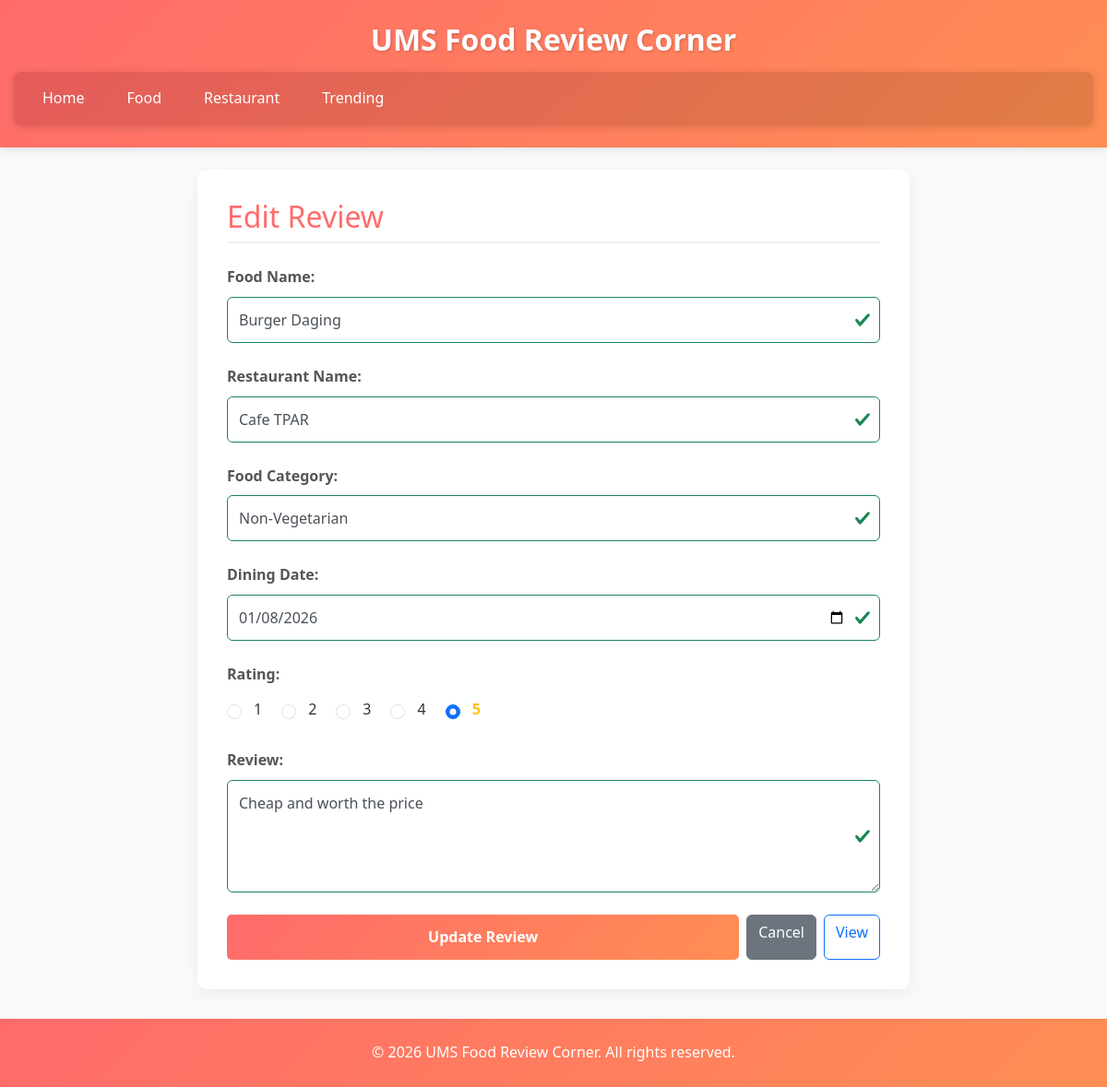
The app's page /code/index.php?action=edit&id=2 with its own data.
### tables this page shows
CREATE TABLE `reviews` (
  `id` int(11) NOT NULL,
  `user_id` int(11) DEFAULT NULL,
  `food_name` varchar(100) DEFAULT NULL,
  `restaurant_name` varchar(100) DEFAULT NULL,
  `food_category` varchar(50) DEFAULT NULL,
  `dining_date` date DEFAULT NULL,
  `rating` int(11) DEFAULT NULL,
  `review_text` text DEFAULT NULL,
  `created_at` timestamp NOT NULL DEFAULT current_timestamp(),
  `updated_at` timestamp NOT NULL DEFAULT current_timestamp() ON UPDATE current_timestamp()
);

### code/controllers/ReviewController.php (called while the page is built, shortened)
<?php
require_once 'models/ReviewModel.php';
class ReviewController {
    private $reviewModel;
    public function __construct() {
        $this->reviewModel = new ReviewModel();
    }
    public function edit() {
        $id = $_GET['id'] ?? 0;
        $review = $this->reviewModel->getReviewById($id);
        require_once 'views/edit_review.php';
    }
}
?>

### code/models/ReviewModel.php (called while the page is built, shortened)
<?php
class ReviewModel {
    private $conn;
    public function __construct() {
        require_once 'config/database.php';
        $db = new Database();
        $this->conn = $db->getConnection();
    }
    public function getReviewById($id) {
        $stmt = $this->conn->prepare("
            SELECT r.*, u.name
            FROM reviews r
            JOIN users u ON r.user_id = u.id
            WHERE r.id = ?
        ");
        $stmt->execute([$id]);
        return $stmt->fetch(PDO::FETCH_ASSOC);
    }
}
?>

### code/config/database.php (called while the page is built, shortened)
<?php
class Database {
    private $host = "localhost";
    private $db_name = "food_review_db";
    private $username = "root";
    private $password = "";
    public function getConnection() {
        $this->conn = null;
        try {
            $this->conn = new PDO(
                "mysql:host=" . $this->host . ";dbname=" . $this->db_name . ";charset=utf8mb4",
                $this->username,
                $this->password
            );
            $this->conn->setAttribute(PDO::ATTR_ERRMODE, PDO::ERRMODE_EXCEPTION);
            $this->conn->setAttribute(PDO::ATTR_DEFAULT_FETCH_MODE, PDO::FETCH_ASSOC);
            $this->conn->setAttribute(PDO::ATTR_EMULATE_PREPARES, false);
        } catch(PDOException $e) {
            $error_message = "Database connection failed";
            if ($_SERVER['SERVER_NAME'] == 'localhost' || $_SERVER['SERVER_NAME'] == '127.0.0.1') {
                $error_message .= ": " . $e->getMessage();
            }
            error_log("Database Error: " . $e->getMessage());
            die("
                <div style='padding: 20px; margin: 20px; border: 2px solid #ff6b6b; border-radius: 10px; background: #fff5f5;'>
                    <h2 style='color: #ff6b6b;'>⚠️ Database Connection Error</h2>
                    <p>Unable to connect to the database. Please check:</p>
                    <ul>
                        <li>Is MySQL running in XAMPP/WAMP?</li>
                        <li>Is the database 'food_review_db' created?</li>
                        <li>Are the credentials correct in config/database.php?</li>
                    </ul>
                    " . ($_SERVER['SERVER_NAME'] == 'localhost' ?
                        "<p><strong>Technical Details:</strong> " . htmlspecialchars($e->getMessage()) . "</p>" :
                        "<p>Please contact the administrator if the problem persists.</p>") . "
                    <p><a href='setup_database.php' style='color: #ff6b6b; font-weight: bold;'>Click here to run database setup</a></p>
                </div>
            ");
        }
        return $this->conn;
    }
}
?>

### code/views/edit_review.php (the view, shortened to what this page needs)
<!DOCTYPE html>
<html lang="en">
<head>
    <link href="https://cdn.jsdelivr.net/npm/bootstrap@5.3.0-alpha1/dist/css/bootstrap.min.css" rel="stylesheet">
    <link rel="stylesheet" href="assets/css/style.css">
</head>
<body>
    <?php include 'header.php'; ?>
    <main class="container my-4">
        <div class="row justify-content-center">
            <div class="col-md-8">
                <div class="review-form">
                    <h2>Edit Review</h2>
                    <form method="POST" action="index.php?action=updateReview">
                        <div class="form-group">
                            <label for="foodName" class="form-label">Food Name:</label>
                            <input type="text" id="foodName" name="food_name" class="form-control"
                                   value="<?= htmlspecialchars($review['food_name']) ?>" required>
                        </div>
                        <div class="form-group">
                            <label for="restaurantName" class="form-label">Restaurant Name:</label>
                            <input type="text" id="restaurantName" name="restaurant_name" class="form-control"
                                   value="<?= htmlspecialchars($review['restaurant_name']) ?>" required>
                        </div>
                        <div class="form-group">
                            <label for="foodCategory" class="form-label">Food Category:</label>
                            <select id="foodCategory" name="food_category" class="form-control" required>
                                <option value="Non-Vegetarian" <?= $review['food_category'] == 'Non-Vegetarian' ? 'selected' : '' ?>>Non-Vegetarian</option>
                            </select>
                        </div>
                        <div class="form-group">
                            <label for="diningDate" class="form-label">Dining Date:</label>
                            <input type="date" id="diningDate" name="dining_date" class="form-control"
                                   value="<?= $review['dining_date'] ?>" required>
                        </div>
                        <div class="form-group">
                            <label class="form-label">Rating:</label>
                            <div class="d-flex gap-3">
                                <?php for ($i = 1; $i <= 5; $i++): ?>
                                <div class="form-check">
                                    <input class="form-check-input" type="radio" name="rating"
                                           id="star<?= $i ?>" value="<?= $i ?>"
                                           <?= $review['rating'] == $i ? 'checked' : '' ?> required>
                                    <label class="form-check-label" for="star<?= $i ?>"><?= $i ?></label>
                                </div>
                                <?php endfor; ?>
                            </div>
                        </div>
                        <div class="form-group">
                            <label for="reviewText" class="form-label">Review:</label>
                            <textarea id="reviewText" name="review_text" class="form-control" rows="4" required><?= htmlspecialchars($review['review_text']) ?></textarea>
                        </div>
                        <div class="d-flex gap-2 mt-4">
                            <button type="submit" class="btn-submit">Update Review</button>
                            <a href="index.php" class="btn btn-secondary">Cancel</a>
                            <a href="index.php?action=view&id=<?= $review['id'] ?>" class="btn btn-outline-primary">View</a>
                        </div>
                    </form>
                </div>
            </div>
        </div>
    </main>
    <?php include 'footer.php'; ?>
</body>
</html>

### code/assets/css/style.css (style rules this page uses)
* { margin: 0; padding: 0; box-sizing: border-box; }
body { background-color: #f8f9fa; color: #333; line-height: 1.6; font-family: 'Segoe UI', Tahoma, Geneva, Verdana, sans-serif; }
.container { max-width: 1200px; margin: 0 auto; padding: 0 15px; }
.my-4 { margin-top: 2rem; margin-bottom: 2rem; }
.review-form { background-color: white; border-radius: 10px; padding: 2rem; box-shadow: 0 5px 15px rgba(0,0,0,0.05); }
.review-form h2 { color: #ff6b6b; margin-bottom: 1.5rem; padding-bottom: 0.5rem; border-bottom: 2px solid #f0f0f0; }
.form-group { margin-bottom: 1.5rem; }
.form-label { display: inline-block; margin-bottom: 0.5rem; font-weight: 600; color: #555; }
.form-control { display: block; width: 100%; padding: 0.75rem; font-size: 1rem; font-weight: 400; line-height: 1.5; color: #495057; background-color: #fff; background-clip: padding-box; border: 1px solid #ced4da; border-radius: 0.375rem; transition: border-color 0.15s ease-in-out, box-shadow 0.15s ease-in-out; }
.btn-submit { background: linear-gradient(135deg, #ff6b6b, #ff8e53); color: white; border: none; padding: 0.75rem 1.5rem; border-radius: 5px; font-size: 1rem; font-weight: 600; cursor: pointer; transition: transform 0.3s ease, box-shadow 0.3s ease; width: 100%; }
.d-flex { display: flex !important; }
.gap-3 { gap: 1rem !important; }
.form-check { display: flex; align-items: center; margin-bottom: 0; }
.form-check-input { margin-right: 0.5rem; }
.form-check-label { margin-bottom: 0; cursor: pointer; }
body { background-color: #f8f9fa; color: #333; line-height: 1.6; }
.btn-submit { background: linear-gradient(135deg, #ff6b6b, #ff8e53); color: white; border: none; padding: 0.75rem 1.5rem; border-radius: 5px; font-size: 1rem; font-weight: 600; cursor: pointer; transition: transform 0.3s ease, box-shadow 0.3s ease; }
.form-control:valid, .form-control.is-valid { border-color: #198754; padding-right: calc(1.5em + 0.75rem); background-repeat: no-repeat; background-position: right calc(0.375em + 0.1875rem) center; background-size: calc(0.75em + 0.375rem) calc(0.75em + 0.375rem); }
.form-check-label { cursor: pointer; transition: all 0.2s ease; padding: 5px; border-radius: 4px; }
.form-check-input:checked + .form-check-label { color: #ffc107; font-weight: bold; }

### records on screen
reviews: food_name "Burger Daging", restaurant_name "Cafe TPAR", food_category "Non-Vegetarian", dining_date "01/08/2026", rating "☐ 1", rating "☐ 2", rating "☐ 3", rating "☐ 4", rating "☑ 5", review_text "Cheap and worth the price"
